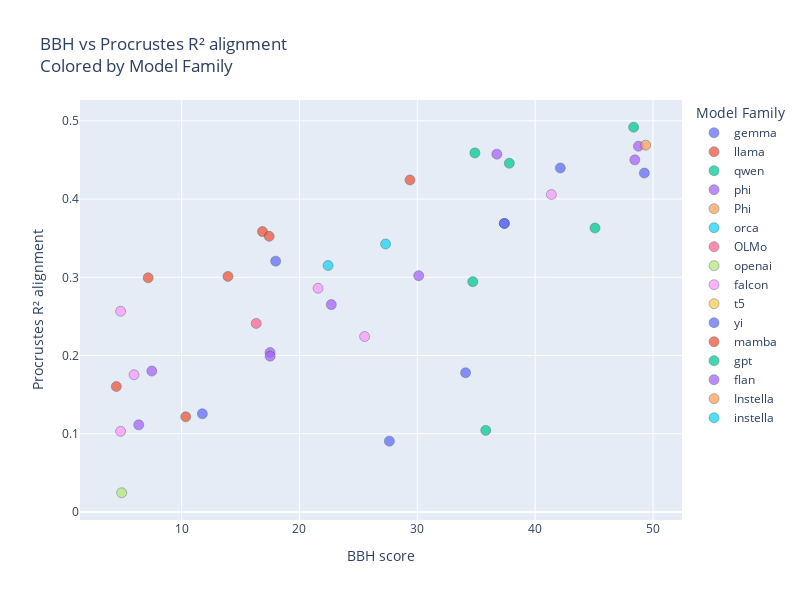

The notebook cell saved with this chart:
### Code cell
import plotly.express as px

fig = px.scatter(
    results_df,
    x="bbh",                       # BBH on x-axis
    y="r2",
    color="family",                # color by model family
    hover_data=results_df.columns, # show all attributes on hover
    title="BBH vs Procrustes R² alignment<br>Colored by Model Family"
)

fig.update_traces(
    marker=dict(size=10, opacity=0.75, line=dict(width=0.5, color="DarkSlateGrey"))
)

fig.update_layout(
    xaxis_title="BBH score",
    yaxis_title="Procrustes R² alignment",
    legend_title="Model Family",
    width=800,
    height=600
)

fig.show()

### Figure 1 — Plotly figure (JSON) as saved in the notebook; plotly's stock layout.template omitted (floating-point values rounded to 4 significant figures; data arrays with more than 128 entries replaced by an {"elided": "..."} marker saying what was removed)
{"data": [{"customdata": {"elided": "15x26 mixed values"}, "hovertemplate": "family=%{customdata[1]}<br>bbh=%{x}<br>r2=%{y}<br>name=%{customdata[0]}<br>parameters=%{customdata[2]}<br>activation_function=%{customdata[3]}<br>instruct_tuned=%{customdata[4]}<br>architecture=%{customdata[5]}<br>modality=%{customdata[6]}<br>fine_tuned=%{customdata[7]}<br>training_tokens=%{customdata[8]}<br>n_layers=%{customdata[9]}<br>n_heads=%{customdata[10]}<br>n_kv_heads=%{customdata[11]}<br>attn_dim=%{customdata[12]}<br>hidden_size=%{customdata[13]}<br>vocab_size=%{customdata[14]}<br>max_pos_embed=%{customdata[15]}<br>intermediate_size=%{customdata[16]}<br>average=%{customdata[17]}<br>ifeval=%{customdata[18]}<br>math=%{customdata[19]}<br>gpqa=%{customdata[20]}<br>musr=%{customdata[21]}<br>mmlu=%{customdata[22]}<br>rdm_corr=%{customdata[23]}<br>cka=%{customdata[24]}<br>tuning_status=%{customdata[25]}<extra></extra>", "legendgroup": "gemma", "marker": {"color": "#636efa", "line": {"color": "DarkSlateGrey", "width": 0.5}, "opacity": 0.75, "size": 10, "symbol": "circle"}, "mode": "markers", "name": "gemma", "orientation": "v", "showlegend": true, "type": "scatter", "x": [11.76, 17.98, 34.1, 42.14, 37.39, NaN, NaN, NaN, NaN, NaN, NaN, 37.39, NaN, 49.27, NaN], "xaxis": "x", "y": [0.1255, 0.3207, 0.178, 0.4397, 0.3689, 0.4378, 0.1472, 0.4307, 0.1266, 0.09193, 0.08527, 0.3689, 0.1427, 0.4332, 0.4597], "yaxis": "y"}, {"customdata": {"elided": "7x26 mixed values"}, "hovertemplate": "family=%{customdata[1]}<br>bbh=%{x}<br>r2=%{y}<br>name=%{customdata[0]}<br>parameters=%{customdata[2]}<br>activation_function=%{customdata[3]}<br>instruct_tuned=%{customdata[4]}<br>architecture=%{customdata[5]}<br>modality=%{customdata[6]}<br>fine_tuned=%{customdata[7]}<br>training_tokens=%{customdata[8]}<br>n_layers=%{customdata[9]}<br>n_heads=%{customdata[10]}<br>n_kv_heads=%{customdata[11]}<br>attn_dim=%{customdata[12]}<br>hidden_size=%{customdata[13]}<br>vocab_size=%{customdata[14]}<br>max_pos_embed=%{customdata[15]}<br>intermediate_size=%{customdata[16]}<br>average=%{customdata[17]}<br>ifeval=%{customdata[18]}<br>math=%{customdata[19]}<br>gpqa=%{customdata[20]}<br>musr=%{customdata[21]}<br>mmlu=%{customdata[22]}<br>rdm_corr=%{customdata[23]}<br>cka=%{customdata[24]}<br>tuning_status=%{customdata[25]}<extra></extra>", "legendgroup": "llama", "marker": {"color": "#EF553B", "line": {"color": "DarkSlateGrey", "width": 0.5}, "opacity": 0.75, "size": 10, "symbol": "circle"}, "mode": "markers", "name": "llama", "orientation": "v", "showlegend": true, "type": "scatter", "x": [10.35, 4.46, 7.16, 29.38, 16.86, 17.43, 13.93], "xaxis": "x", "y": [0.1216, 0.1604, 0.2993, 0.4244, 0.3584, 0.3524, 0.3011], "yaxis": "y"}, {"customdata": {"elided": "11x26 mixed values"}, "hovertemplate": "family=%{customdata[1]}<br>bbh=%{x}<br>r2=%{y}<br>name=%{customdata[0]}<br>parameters=%{customdata[2]}<br>activation_function=%{customdata[3]}<br>instruct_tuned=%{customdata[4]}<br>architecture=%{customdata[5]}<br>modality=%{customdata[6]}<br>fine_tuned=%{customdata[7]}<br>training_tokens=%{customdata[8]}<br>n_layers=%{customdata[9]}<br>n_heads=%{customdata[10]}<br>n_kv_heads=%{customdata[11]}<br>attn_dim=%{customdata[12]}<br>hidden_size=%{customdata[13]}<br>vocab_size=%{customdata[14]}<br>max_pos_embed=%{customdata[15]}<br>intermediate_size=%{customdata[16]}<br>average=%{customdata[17]}<br>ifeval=%{customdata[18]}<br>math=%{customdata[19]}<br>gpqa=%{customdata[20]}<br>musr=%{customdata[21]}<br>mmlu=%{customdata[22]}<br>rdm_corr=%{customdata[23]}<br>cka=%{customdata[24]}<br>tuning_status=%{customdata[25]}<extra></extra>", "legendgroup": "qwen", "marker": {"color": "#00cc96", "line": {"color": "DarkSlateGrey", "width": 0.5}, "opacity": 0.75, "size": 10, "symbol": "circle"}, "mode": "markers", "name": "qwen", "orientation": "v", "showlegend": true, "type": "scatter", "x": [NaN, NaN, 34.71, 37.81, 35.81, 34.89, 45.08, 48.36, NaN, NaN, NaN], "xaxis": "x", "y": [0.3566, 0.4181, 0.2944, 0.4458, 0.1043, 0.459, 0.3629, 0.4918, 0.1939, 0.3881, 0.3371], "yaxis": "y"}, {"customdata": {"elided": "6x26 mixed values"}, "hovertemplate": "family=%{customdata[1]}<br>bbh=%{x}<br>r2=%{y}<br>name=%{customdata[0]}<br>parameters=%{customdata[2]}<br>activation_function=%{customdata[3]}<br>instruct_tuned=%{customdata[4]}<br>architecture=%{customdata[5]}<br>modality=%{customdata[6]}<br>fine_tuned=%{customdata[7]}<br>training_tokens=%{customdata[8]}<br>n_layers=%{customdata[9]}<br>n_heads=%{customdata[10]}<br>n_kv_heads=%{customdata[11]}<br>attn_dim=%{customdata[12]}<br>hidden_size=%{customdata[13]}<br>vocab_size=%{customdata[14]}<br>max_pos_embed=%{customdata[15]}<br>intermediate_size=%{customdata[16]}<br>average=%{customdata[17]}<br>ifeval=%{customdata[18]}<br>math=%{customdata[19]}<br>gpqa=%{customdata[20]}<br>musr=%{customdata[21]}<br>mmlu=%{customdata[22]}<br>rdm_corr=%{customdata[23]}<br>cka=%{customdata[24]}<br>tuning_status=%{customdata[25]}<extra></extra>", "legendgroup": "phi", "marker": {"color": "#ab63fa", "line": {"color": "DarkSlateGrey", "width": 0.5}, "opacity": 0.75, "size": 10, "symbol": "circle"}, "mode": "markers", "name": "phi", "orientation": "v", "showlegend": true, "type": "scatter", "x": [36.75, NaN, 48.46, 7.47, 48.77, NaN], "xaxis": "x", "y": [0.4574, 0.4116, 0.4501, 0.1801, 0.4676, 0.3996], "yaxis": "y"}, {"customdata": [["Phi-3-medium-4k-instruct", "Phi", "14B", "GeGLU", true, "decoder", "text", true, "4.8T", 40, 40, 10, 128, 5120, 32064, 4096, 17920, 33.1, 64.23, 19.56, 11.52, 13.05, 40.84, 0.6474, 0.6426, "Instruction fine-tuned"]], "hovertemplate": "family=%{customdata[1]}<br>bbh=%{x}<br>r2=%{y}<br>name=%{customdata[0]}<br>parameters=%{customdata[2]}<br>activation_function=%{customdata[3]}<br>instruct_tuned=%{customdata[4]}<br>architecture=%{customdata[5]}<br>modality=%{customdata[6]}<br>fine_tuned=%{customdata[7]}<br>training_tokens=%{customdata[8]}<br>n_layers=%{customdata[9]}<br>n_heads=%{customdata[10]}<br>n_kv_heads=%{customdata[11]}<br>attn_dim=%{customdata[12]}<br>hidden_size=%{customdata[13]}<br>vocab_size=%{customdata[14]}<br>max_pos_embed=%{customdata[15]}<br>intermediate_size=%{customdata[16]}<br>average=%{customdata[17]}<br>ifeval=%{customdata[18]}<br>math=%{customdata[19]}<br>gpqa=%{customdata[20]}<br>musr=%{customdata[21]}<br>mmlu=%{customdata[22]}<br>rdm_corr=%{customdata[23]}<br>cka=%{customdata[24]}<br>tuning_status=%{customdata[25]}<extra></extra>", "legendgroup": "Phi", "marker": {"color": "#FFA15A", "line": {"color": "DarkSlateGrey", "width": 0.5}, "opacity": 0.75, "size": 10, "symbol": "circle"}, "mode": "markers", "name": "Phi", "orientation": "v", "showlegend": true, "type": "scatter", "x": [49.38], "xaxis": "x", "y": [0.4689], "yaxis": "y"}, {"customdata": [["orca-2-7b", "orca", "7B", null, false, "decoder", "text", false, "0.1T", 32, 32, 32, 128, 4096, 32003, 4096, 11008, 14.4, 21.83, 1.96, 1.45, 24.09, 14.65, 0.4716, 0.4774, "Base model"], ["orca-2-13b", "orca", "13B", null, false, "decoder", "text", false, "0.1T", 40, 40, 40, 128, 5120, 32003, 4096, 13824, 18.5, 31.28, 3.17, 4.03, 25.79, 19.44, 0.4011, 0.4984, "Base model"]], "hovertemplate": "family=%{customdata[1]}<br>bbh=%{x}<br>r2=%{y}<br>name=%{customdata[0]}<br>parameters=%{customdata[2]}<br>activation_function=%{customdata[3]}<br>instruct_tuned=%{customdata[4]}<br>architecture=%{customdata[5]}<br>modality=%{customdata[6]}<br>fine_tuned=%{customdata[7]}<br>training_tokens=%{customdata[8]}<br>n_layers=%{customdata[9]}<br>n_heads=%{customdata[10]}<br>n_kv_heads=%{customdata[11]}<br>attn_dim=%{customdata[12]}<br>hidden_size=%{customdata[13]}<br>vocab_size=%{customdata[14]}<br>max_pos_embed=%{customdata[15]}<br>intermediate_size=%{customdata[16]}<br>average=%{customdata[17]}<br>ifeval=%{customdata[18]}<br>math=%{customdata[19]}<br>gpqa=%{customdata[20]}<br>musr=%{customdata[21]}<br>mmlu=%{customdata[22]}<br>rdm_corr=%{customdata[23]}<br>cka=%{customdata[24]}<br>tuning_status=%{customdata[25]}<extra></extra>", "legendgroup": "orca", "marker": {"color": "#19d3f3", "line": {"color": "DarkSlateGrey", "width": 0.5}, "opacity": 0.75, "size": 10, "symbol": "circle"}, "mode": "markers", "name": "orca", "orientation": "v", "showlegend": true, "type": "scatter", "x": [22.43, 27.31], "xaxis": "x", "y": [0.315, 0.3426], "yaxis": "y"}, {"customdata": {"elided": "13x26 mixed values"}, "hovertemplate": "family=%{customdata[1]}<br>bbh=%{x}<br>r2=%{y}<br>name=%{customdata[0]}<br>parameters=%{customdata[2]}<br>activation_function=%{customdata[3]}<br>instruct_tuned=%{customdata[4]}<br>architecture=%{customdata[5]}<br>modality=%{customdata[6]}<br>fine_tuned=%{customdata[7]}<br>training_tokens=%{customdata[8]}<br>n_layers=%{customdata[9]}<br>n_heads=%{customdata[10]}<br>n_kv_heads=%{customdata[11]}<br>attn_dim=%{customdata[12]}<br>hidden_size=%{customdata[13]}<br>vocab_size=%{customdata[14]}<br>max_pos_embed=%{customdata[15]}<br>intermediate_size=%{customdata[16]}<br>average=%{customdata[17]}<br>ifeval=%{customdata[18]}<br>math=%{customdata[19]}<br>gpqa=%{customdata[20]}<br>musr=%{customdata[21]}<br>mmlu=%{customdata[22]}<br>rdm_corr=%{customdata[23]}<br>cka=%{customdata[24]}<br>tuning_status=%{customdata[25]}<extra></extra>", "legendgroup": "OLMo", "marker": {"color": "#FF6692", "line": {"color": "DarkSlateGrey", "width": 0.5}, "opacity": 0.75, "size": 10, "symbol": "circle"}, "mode": "markers", "name": "OLMo", "orientation": "v", "showlegend": true, "type": "scatter", "x": [NaN, NaN, NaN, NaN, NaN, NaN, NaN, 16.33, NaN, NaN, NaN, NaN, NaN], "xaxis": "x", "y": [0.1229, 0.4234, 0.414, 0.2993, 0.3924, 0.4061, 0.1794, 0.2411, 0.1676, 0.3566, 0.347, 0.1078, 0.1129], "yaxis": "y"}, {"customdata": [["GPT‑J‑6B", "openai", "6B", null, false, "decoder", "text", false, "0.4T", 28, 16, 16, 256, 4096, 50400, 2048, 16384, 6.57, 25.22, 1.36, 0, 5.25, 2.68, -0.0005857, 0.03359, "Base model"]], "hovertemplate": "family=%{customdata[1]}<br>bbh=%{x}<br>r2=%{y}<br>name=%{customdata[0]}<br>parameters=%{customdata[2]}<br>activation_function=%{customdata[3]}<br>instruct_tuned=%{customdata[4]}<br>architecture=%{customdata[5]}<br>modality=%{customdata[6]}<br>fine_tuned=%{customdata[7]}<br>training_tokens=%{customdata[8]}<br>n_layers=%{customdata[9]}<br>n_heads=%{customdata[10]}<br>n_kv_heads=%{customdata[11]}<br>attn_dim=%{customdata[12]}<br>hidden_size=%{customdata[13]}<br>vocab_size=%{customdata[14]}<br>max_pos_embed=%{customdata[15]}<br>intermediate_size=%{customdata[16]}<br>average=%{customdata[17]}<br>ifeval=%{customdata[18]}<br>math=%{customdata[19]}<br>gpqa=%{customdata[20]}<br>musr=%{customdata[21]}<br>mmlu=%{customdata[22]}<br>rdm_corr=%{customdata[23]}<br>cka=%{customdata[24]}<br>tuning_status=%{customdata[25]}<extra></extra>", "legendgroup": "openai", "marker": {"color": "#B6E880", "line": {"color": "DarkSlateGrey", "width": 0.5}, "opacity": 0.75, "size": 10, "symbol": "circle"}, "mode": "markers", "name": "openai", "orientation": "v", "showlegend": true, "type": "scatter", "x": [4.91], "xaxis": "x", "y": [0.02461], "yaxis": "y"}, {"customdata": {"elided": "6x26 mixed values"}, "hovertemplate": "family=%{customdata[1]}<br>bbh=%{x}<br>r2=%{y}<br>name=%{customdata[0]}<br>parameters=%{customdata[2]}<br>activation_function=%{customdata[3]}<br>instruct_tuned=%{customdata[4]}<br>architecture=%{customdata[5]}<br>modality=%{customdata[6]}<br>fine_tuned=%{customdata[7]}<br>training_tokens=%{customdata[8]}<br>n_layers=%{customdata[9]}<br>n_heads=%{customdata[10]}<br>n_kv_heads=%{customdata[11]}<br>attn_dim=%{customdata[12]}<br>hidden_size=%{customdata[13]}<br>vocab_size=%{customdata[14]}<br>max_pos_embed=%{customdata[15]}<br>intermediate_size=%{customdata[16]}<br>average=%{customdata[17]}<br>ifeval=%{customdata[18]}<br>math=%{customdata[19]}<br>gpqa=%{customdata[20]}<br>musr=%{customdata[21]}<br>mmlu=%{customdata[22]}<br>rdm_corr=%{customdata[23]}<br>cka=%{customdata[24]}<br>tuning_status=%{customdata[25]}<extra></extra>", "legendgroup": "falcon", "marker": {"color": "#FF97FF", "line": {"color": "DarkSlateGrey", "width": 0.5}, "opacity": 0.75, "size": 10, "symbol": "circle"}, "mode": "markers", "name": "falcon", "orientation": "v", "showlegend": true, "type": "scatter", "x": [21.58, 41.38, 5.96, 4.82, 4.82, 25.53], "xaxis": "x", "y": [0.286, 0.4058, 0.1754, 0.1031, 0.2565, 0.2243], "yaxis": "y"}, {"customdata": [["t5-3b", "t5", "2.85B", "ReLU", false, "encoder-decoder", "text", false, "1T", 24, 32, 32, 32, 1024, 32128, 512, 16384, null, null, null, null, null, null, 0.03197, 0.1043, "Base model"], ["t5-11b", "t5", "11B", "ReLU", false, "encoder-decoder", "text", false, "1T", 24, 128, 128, 8, 1024, 32128, 512, 65536, null, null, null, null, null, null, 0.01676, 0.09048, "Base model"]], "hovertemplate": "family=%{customdata[1]}<br>bbh=%{x}<br>r2=%{y}<br>name=%{customdata[0]}<br>parameters=%{customdata[2]}<br>activation_function=%{customdata[3]}<br>instruct_tuned=%{customdata[4]}<br>architecture=%{customdata[5]}<br>modality=%{customdata[6]}<br>fine_tuned=%{customdata[7]}<br>training_tokens=%{customdata[8]}<br>n_layers=%{customdata[9]}<br>n_heads=%{customdata[10]}<br>n_kv_heads=%{customdata[11]}<br>attn_dim=%{customdata[12]}<br>hidden_size=%{customdata[13]}<br>vocab_size=%{customdata[14]}<br>max_pos_embed=%{customdata[15]}<br>intermediate_size=%{customdata[16]}<br>average=%{customdata[17]}<br>ifeval=%{customdata[18]}<br>math=%{customdata[19]}<br>gpqa=%{customdata[20]}<br>musr=%{customdata[21]}<br>mmlu=%{customdata[22]}<br>rdm_corr=%{customdata[23]}<br>cka=%{customdata[24]}<br>tuning_status=%{customdata[25]}<extra></extra>", "legendgroup": "t5", "marker": {"color": "#FECB52", "line": {"color": "DarkSlateGrey", "width": 0.5}, "opacity": 0.75, "size": 10, "symbol": "circle"}, "mode": "markers", "name": "t5", "orientation": "v", "showlegend": true, "type": "scatter", "x": [NaN, NaN], "xaxis": "x", "y": [0.1026, 0.09461], "yaxis": "y"}, {"customdata": [["yi-9B", "yi", "9B", "SwiGLU", false, "decoder", "text", false, "3T", 48, 32, 4, 128, 4096, 64000, 4096, 11008, 17.81, 27.09, 5.59, 9.06, 8.91, 28.6, 0.01638, 0.09119, "Base model"]], "hovertemplate": "family=%{customdata[1]}<br>bbh=%{x}<br>r2=%{y}<br>name=%{customdata[0]}<br>parameters=%{customdata[2]}<br>activation_function=%{customdata[3]}<br>instruct_tuned=%{customdata[4]}<br>architecture=%{customdata[5]}<br>modality=%{customdata[6]}<br>fine_tuned=%{customdata[7]}<br>training_tokens=%{customdata[8]}<br>n_layers=%{customdata[9]}<br>n_heads=%{customdata[10]}<br>n_kv_heads=%{customdata[11]}<br>attn_dim=%{customdata[12]}<br>hidden_size=%{customdata[13]}<br>vocab_size=%{customdata[14]}<br>max_pos_embed=%{customdata[15]}<br>intermediate_size=%{customdata[16]}<br>average=%{customdata[17]}<br>ifeval=%{customdata[18]}<br>math=%{customdata[19]}<br>gpqa=%{customdata[20]}<br>musr=%{customdata[21]}<br>mmlu=%{customdata[22]}<br>rdm_corr=%{customdata[23]}<br>cka=%{customdata[24]}<br>tuning_status=%{customdata[25]}<extra></extra>", "legendgroup": "yi", "marker": {"color": "#636efa", "line": {"color": "DarkSlateGrey", "width": 0.5}, "opacity": 0.75, "size": 10, "symbol": "circle"}, "mode": "markers", "name": "yi", "orientation": "v", "showlegend": true, "type": "scatter", "x": [27.63], "xaxis": "x", "y": [0.09055], "yaxis": "y"}, {"customdata": [["state-spaces/mamba-1.4b-hf", "mamba", "1B", null, false, "ssm", "text", false, "0.3T", 48, 0, 0, 0, 2048, 50280, 0, 4096, null, null, null, null, null, null, 0.001555, 0.07929, "Base model"], ["state-spaces/mamba-2.8b-hf", "mamba", "3B", null, false, "ssm", "text", false, "0.3T", 64, 0, 0, 0, 2560, 50280, 0, 5120, null, null, null, null, null, null, -0.01386, 0.06642, "Base model"]], "hovertemplate": "family=%{customdata[1]}<br>bbh=%{x}<br>r2=%{y}<br>name=%{customdata[0]}<br>parameters=%{customdata[2]}<br>activation_function=%{customdata[3]}<br>instruct_tuned=%{customdata[4]}<br>architecture=%{customdata[5]}<br>modality=%{customdata[6]}<br>fine_tuned=%{customdata[7]}<br>training_tokens=%{customdata[8]}<br>n_layers=%{customdata[9]}<br>n_heads=%{customdata[10]}<br>n_kv_heads=%{customdata[11]}<br>attn_dim=%{customdata[12]}<br>hidden_size=%{customdata[13]}<br>vocab_size=%{customdata[14]}<br>max_pos_embed=%{customdata[15]}<br>intermediate_size=%{customdata[16]}<br>average=%{customdata[17]}<br>ifeval=%{customdata[18]}<br>math=%{customdata[19]}<br>gpqa=%{customdata[20]}<br>musr=%{customdata[21]}<br>mmlu=%{customdata[22]}<br>rdm_corr=%{customdata[23]}<br>cka=%{customdata[24]}<br>tuning_status=%{customdata[25]}<extra></extra>", "legendgroup": "mamba", "marker": {"color": "#EF553B", "line": {"color": "DarkSlateGrey", "width": 0.5}, "opacity": 0.75, "size": 10, "symbol": "circle"}, "mode": "markers", "name": "mamba", "orientation": "v", "showlegend": true, "type": "scatter", "x": [NaN, NaN], "xaxis": "x", "y": [0.0826, 0.07669], "yaxis": "y"}, {"customdata": [["gpt-oss-20b", "gpt", "20B", "SwiGLU", true, "decoder", "text", true, "3T", 24, 64, 8, 45, 2880, 201088, 131072, 2880, null, null, null, null, null, null, -0.01019, 0.08415, "Instruction fine-tuned"]], "hovertemplate": "family=%{customdata[1]}<br>bbh=%{x}<br>r2=%{y}<br>name=%{customdata[0]}<br>parameters=%{customdata[2]}<br>activation_function=%{customdata[3]}<br>instruct_tuned=%{customdata[4]}<br>architecture=%{customdata[5]}<br>modality=%{customdata[6]}<br>fine_tuned=%{customdata[7]}<br>training_tokens=%{customdata[8]}<br>n_layers=%{customdata[9]}<br>n_heads=%{customdata[10]}<br>n_kv_heads=%{customdata[11]}<br>attn_dim=%{customdata[12]}<br>hidden_size=%{customdata[13]}<br>vocab_size=%{customdata[14]}<br>max_pos_embed=%{customdata[15]}<br>intermediate_size=%{customdata[16]}<br>average=%{customdata[17]}<br>ifeval=%{customdata[18]}<br>math=%{customdata[19]}<br>gpqa=%{customdata[20]}<br>musr=%{customdata[21]}<br>mmlu=%{customdata[22]}<br>rdm_corr=%{customdata[23]}<br>cka=%{customdata[24]}<br>tuning_status=%{customdata[25]}<extra></extra>", "legendgroup": "gpt", "marker": {"color": "#00cc96", "line": {"color": "DarkSlateGrey", "width": 0.5}, "opacity": 0.75, "size": 10, "symbol": "circle"}, "mode": "markers", "name": "gpt", "orientation": "v", "showlegend": true, "type": "scatter", "x": [NaN], "xaxis": "x", "y": [0.08654], "yaxis": "y"}, {"customdata": {"elided": "5x26 mixed values"}, "hovertemplate": "family=%{customdata[1]}<br>bbh=%{x}<br>r2=%{y}<br>name=%{customdata[0]}<br>parameters=%{customdata[2]}<br>activation_function=%{customdata[3]}<br>instruct_tuned=%{customdata[4]}<br>architecture=%{customdata[5]}<br>modality=%{customdata[6]}<br>fine_tuned=%{customdata[7]}<br>training_tokens=%{customdata[8]}<br>n_layers=%{customdata[9]}<br>n_heads=%{customdata[10]}<br>n_kv_heads=%{customdata[11]}<br>attn_dim=%{customdata[12]}<br>hidden_size=%{customdata[13]}<br>vocab_size=%{customdata[14]}<br>max_pos_embed=%{customdata[15]}<br>intermediate_size=%{customdata[16]}<br>average=%{customdata[17]}<br>ifeval=%{customdata[18]}<br>math=%{customdata[19]}<br>gpqa=%{customdata[20]}<br>musr=%{customdata[21]}<br>mmlu=%{customdata[22]}<br>rdm_corr=%{customdata[23]}<br>cka=%{customdata[24]}<br>tuning_status=%{customdata[25]}<extra></extra>", "legendgroup": "flan", "marker": {"color": "#ab63fa", "line": {"color": "DarkSlateGrey", "width": 0.5}, "opacity": 0.75, "size": 10, "symbol": "circle"}, "mode": "markers", "name": "flan", "orientation": "v", "showlegend": true, "type": "scatter", "x": [6.36, 17.51, 17.51, 22.7, 30.12], "xaxis": "x", "y": [0.1114, 0.2039, 0.1992, 0.2651, 0.3021], "yaxis": "y"}, {"customdata": [["amd/Instella-3B-Instruct", "Instella", "3B", null, true, "decoder", "text", true, "4.0T", 36, 32, 32, 80, 2560, 50304, 4096, 6912, null, null, null, null, null, null, 0.4953, 0.537, "Instruction fine-tuned"], ["amd/Instella-3B", "Instella", "3B", null, false, "decoder", "text", false, "4.0T", 36, 32, 32, 80, 2560, 50304, 4096, 6912, null, null, null, null, null, null, 0.3675, 0.4179, "Base model"], ["amd/Instella-3B-SFT", "Instella", "3B", null, true, "decoder", "text", true, "4.0T", 36, 32, 32, 80, 2560, 50304, 4096, 6912, null, null, null, null, null, null, 0.4496, 0.4278, "Instruction fine-tuned"]], "hovertemplate": "family=%{customdata[1]}<br>bbh=%{x}<br>r2=%{y}<br>name=%{customdata[0]}<br>parameters=%{customdata[2]}<br>activation_function=%{customdata[3]}<br>instruct_tuned=%{customdata[4]}<br>architecture=%{customdata[5]}<br>modality=%{customdata[6]}<br>fine_tuned=%{customdata[7]}<br>training_tokens=%{customdata[8]}<br>n_layers=%{customdata[9]}<br>n_heads=%{customdata[10]}<br>n_kv_heads=%{customdata[11]}<br>attn_dim=%{customdata[12]}<br>hidden_size=%{customdata[13]}<br>vocab_size=%{customdata[14]}<br>max_pos_embed=%{customdata[15]}<br>intermediate_size=%{customdata[16]}<br>average=%{customdata[17]}<br>ifeval=%{customdata[18]}<br>math=%{customdata[19]}<br>gpqa=%{customdata[20]}<br>musr=%{customdata[21]}<br>mmlu=%{customdata[22]}<br>rdm_corr=%{customdata[23]}<br>cka=%{customdata[24]}<br>tuning_status=%{customdata[25]}<extra></extra>", "legendgroup": "Instella", "marker": {"color": "#FFA15A", "line": {"color": "DarkSlateGrey", "width": 0.5}, "opacity": 0.75, "size": 10, "symbol": "circle"}, "mode": "markers", "name": "Instella", "orientation": "v", "showlegend": true, "type": "scatter", "x": [NaN, NaN, NaN], "xaxis": "x", "y": [0.3741, 0.2406, 0.293], "yaxis": "y"}, {"customdata": [["Instella-3B-Stage1", "instella", "3B", "SwiGLU", false, "decoder", "text", false, "4.0T", 36, 32, 32, 80, 2560, 50304, 4096, 6912, null, null, null, null, null, null, 0.01581, 0.1095, "Base model"]], "hovertemplate": "family=%{customdata[1]}<br>bbh=%{x}<br>r2=%{y}<br>name=%{customdata[0]}<br>parameters=%{customdata[2]}<br>activation_function=%{customdata[3]}<br>instruct_tuned=%{customdata[4]}<br>architecture=%{customdata[5]}<br>modality=%{customdata[6]}<br>fine_tuned=%{customdata[7]}<br>training_tokens=%{customdata[8]}<br>n_layers=%{customdata[9]}<br>n_heads=%{customdata[10]}<br>n_kv_heads=%{customdata[11]}<br>attn_dim=%{customdata[12]}<br>hidden_size=%{customdata[13]}<br>vocab_size=%{customdata[14]}<br>max_pos_embed=%{customdata[15]}<br>intermediate_size=%{customdata[16]}<br>average=%{customdata[17]}<br>ifeval=%{customdata[18]}<br>math=%{customdata[19]}<br>gpqa=%{customdata[20]}<br>musr=%{customdata[21]}<br>mmlu=%{customdata[22]}<br>rdm_corr=%{customdata[23]}<br>cka=%{customdata[24]}<br>tuning_status=%{customdata[25]}<extra></extra>", "legendgroup": "instella", "marker": {"color": "#19d3f3", "line": {"color": "DarkSlateGrey", "width": 0.5}, "opacity": 0.75, "size": 10, "symbol": "circle"}, "mode": "markers", "name": "instella", "orientation": "v", "showlegend": true, "type": "scatter", "x": [NaN], "xaxis": "x", "y": [0.1061], "yaxis": "y"}], "layout": {"height": 600, "legend": {"title": {"text": "Model Family"}, "tracegroupgap": 0}, "title": {"text": "BBH vs Procrustes R² alignment<br>Colored by Model Family"}, "width": 800, "xaxis": {"anchor": "y", "domain": [0, 1], "title": {"text": "BBH score"}}, "yaxis": {"anchor": "x", "domain": [0, 1], "title": {"text": "Procrustes R² alignment"}}}}
